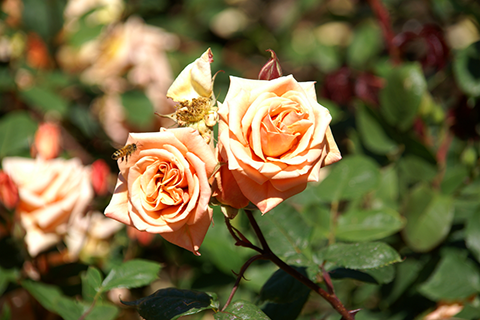
#> input picture ch05/rose.bmp, 480 x 320 px, found by its file name
$ python flip.py
#> lines starting #> are read from the running program, lines starting #| are printed output that depends on the picture
import sys
import numpy as np
import cv2
import matplotlib.pyplot as plt
src = cv2.imread('ch05/rose.bmp') # src.shape=(320, 480)
#> src is the input picture: shape (320, 480, 3); mean B, G, R 63.1, 103.6, 116.2
if src is None:
    print('Image load failed!')
    sys.exit()
dst1 = cv2.resize(src, (0, 0), fx=4, fy=4, interpolation=cv2.INTER_NEAREST)
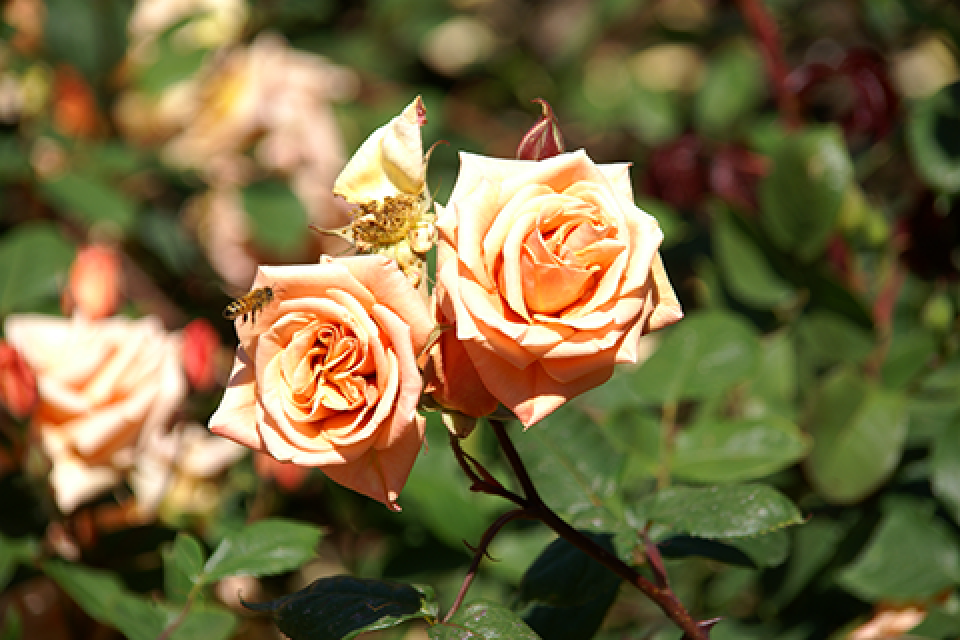
#> dst1: shape (1280, 1920, 3) (shown at 1/2 size); mean B, G, R 63.1, 103.6, 116.2
dst2 = cv2.resize(src, (1920, 1280))  # cv2.INTER_LINEAR
dst2 = cv2.flip(dst2, 1)
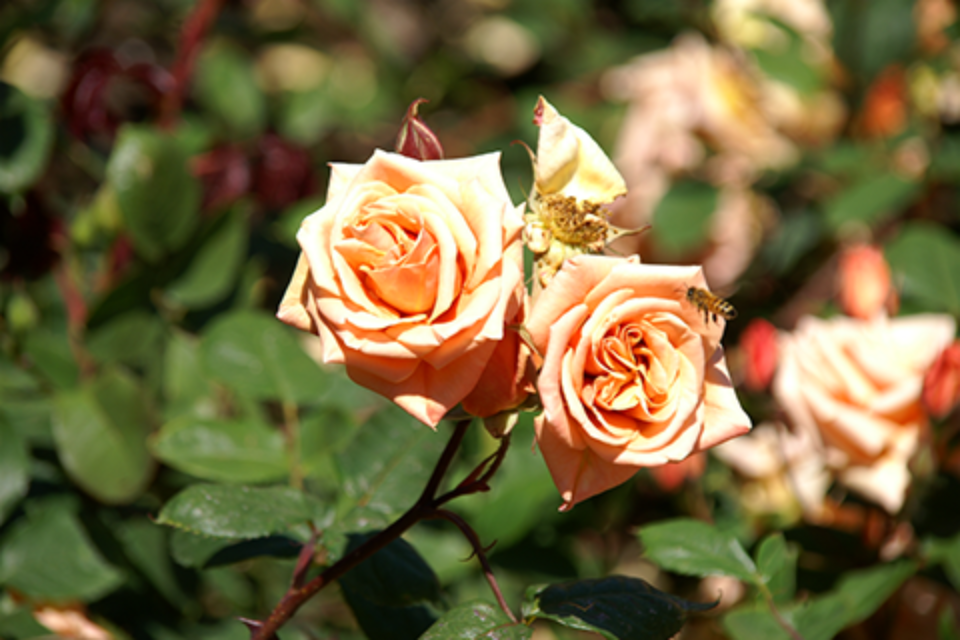
#> dst2: shape (1280, 1920, 3) (shown at 1/2 size); mean B, G, R 63, 103.5, 116.1
dst3 = cv2.resize(src, (1920, 1280), interpolation=cv2.INTER_CUBIC)
dst3 = cv2.flip(dst3, 0)
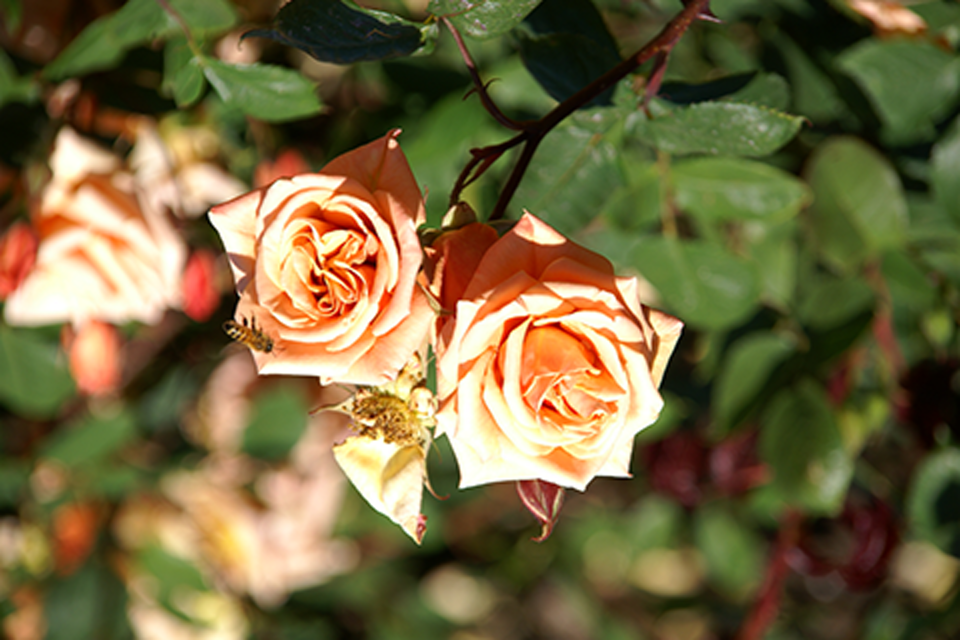
#> dst3: shape (1280, 1920, 3) (shown at 1/2 size); mean B, G, R 63.1, 103.5, 116.1
dst4 = cv2.resize(src, (1920, 1280), interpolation=cv2.INTER_LANCZOS4)
dst4 = cv2.flip(dst4, -1)
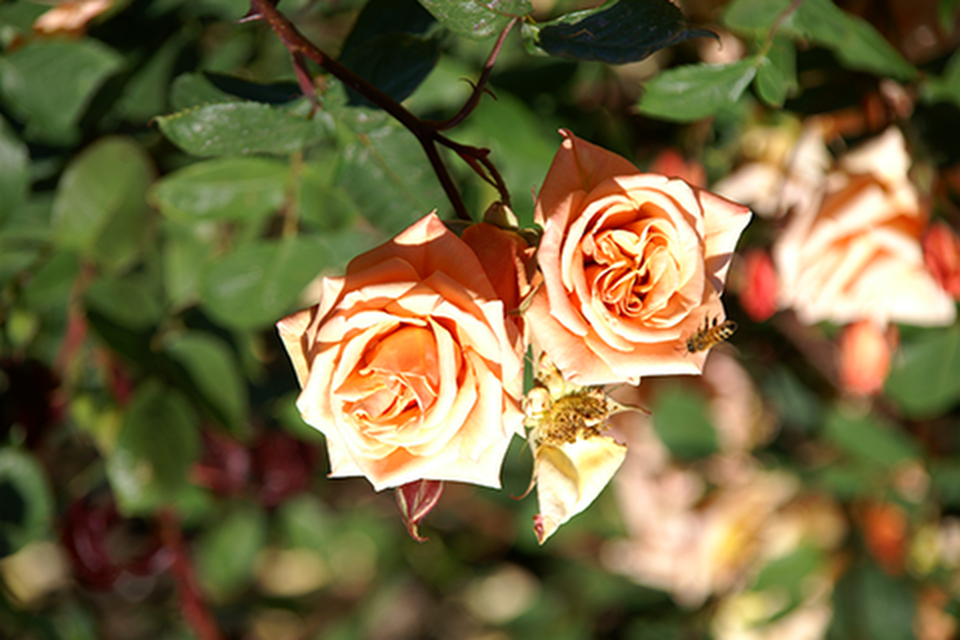
#> dst4: shape (1280, 1920, 3) (shown at 1/2 size); mean B, G, R 63.1, 103.5, 116.1
# [9 lines of commented-out code are left out]
src = cv2.cvtColor(src, cv2.COLOR_BGR2RGB)
dst1 = cv2.cvtColor(dst1, cv2.COLOR_BGR2RGB)
dst2 = cv2.cvtColor(dst2, cv2.COLOR_BGR2RGB)

dst3 = cv2.cvtColor(dst3, cv2.COLOR_BGR2RGB)

dst4 = cv2.cvtColor(dst4, cv2.COLOR_BGR2RGB)

plt.subplot(221), plt.axis('off'), plt.imshow(dst1, 'gray'), plt.title('dst1')
plt.subplot(222), plt.axis('off'), plt.imshow(dst2, 'gray'), plt.title('dst2')
plt.subplot(223), plt.axis('off'), plt.imshow(dst3, 'gray'), plt.title('dst3')
plt.subplot(224), plt.axis('off'), plt.imshow(dst4, 'gray'), plt.title('dst4')
plt.show()

$ run again, with ch05/cat.bmp copied over ch05/rose.bmp
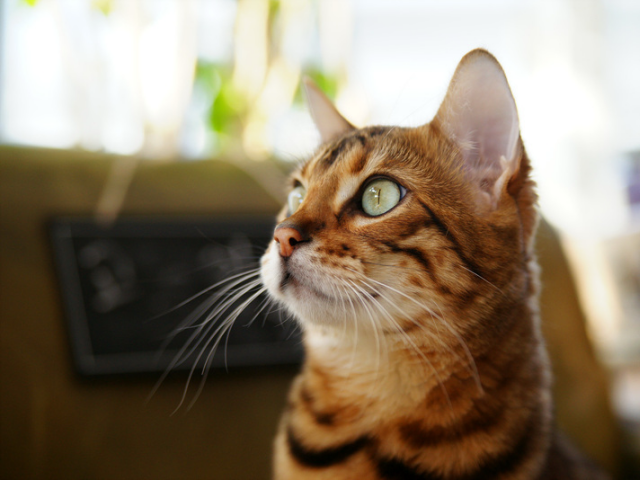
#> input picture ch05/cat.bmp, 640 x 480 px, found by its file name
#> src is the input picture: shape (480, 640, 3); mean B, G, R 104.5, 125.6, 140.8
#> `dst3 = cv2.flip(dst3, 0)`:
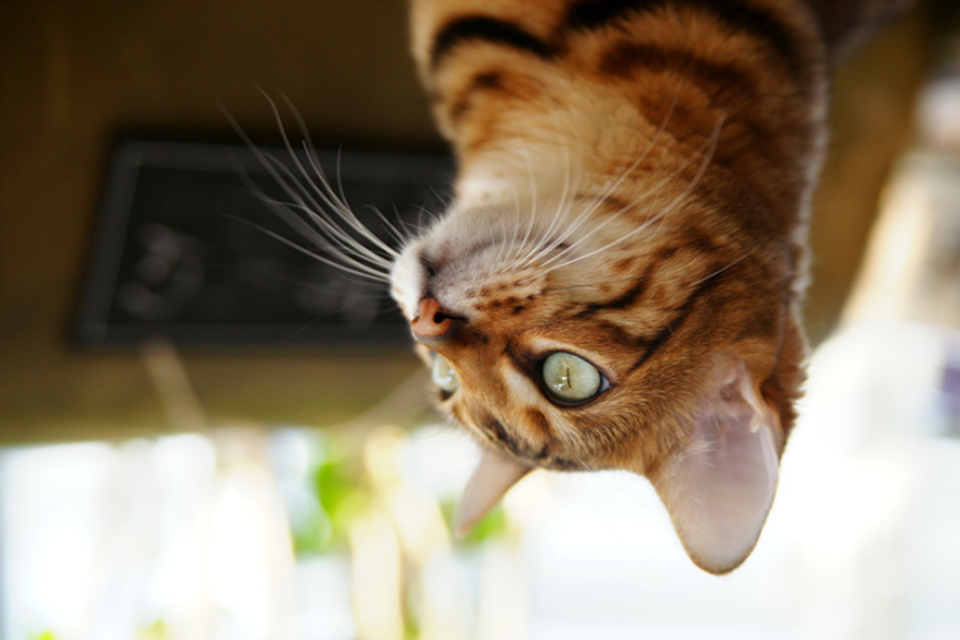
#> dst3: shape (1280, 1920, 3) (shown at 1/2 size); mean B, G, R 104.5, 125.6, 140.8
#> `dst4 = cv2.flip(dst4, -1)`:
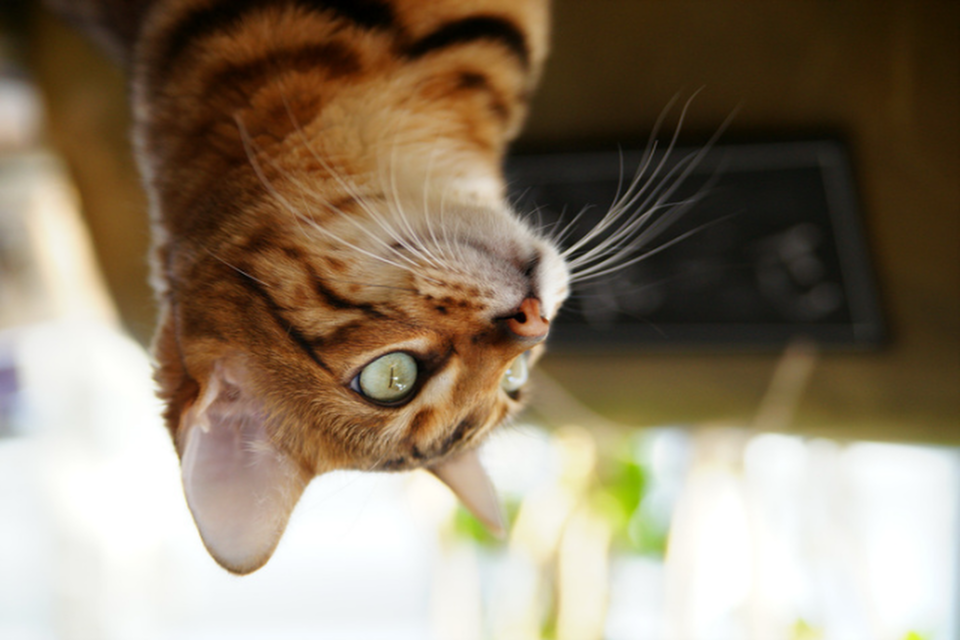
#> dst4: shape (1280, 1920, 3) (shown at 1/2 size); mean B, G, R 104.5, 125.6, 140.7

$ run again, with ch05/tekapo.bmp copied over ch05/rose.bmp
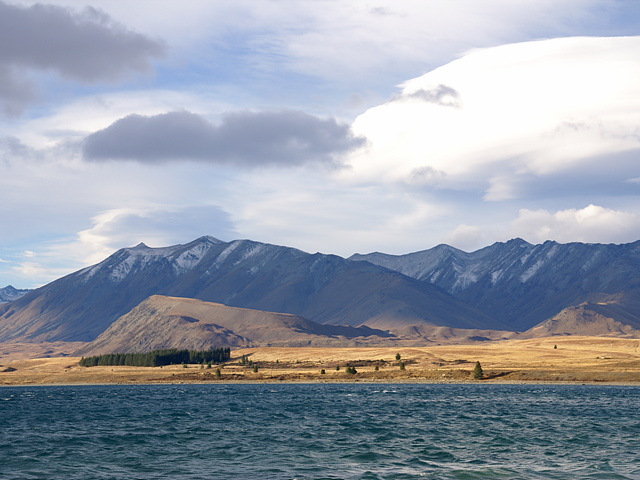
#> input picture ch05/tekapo.bmp, 640 x 480 px, found by its file name
#> src is the input picture: shape (480, 640, 3); mean B, G, R 169.8, 157.4, 149.7
#> `dst3 = cv2.flip(dst3, 0)`:
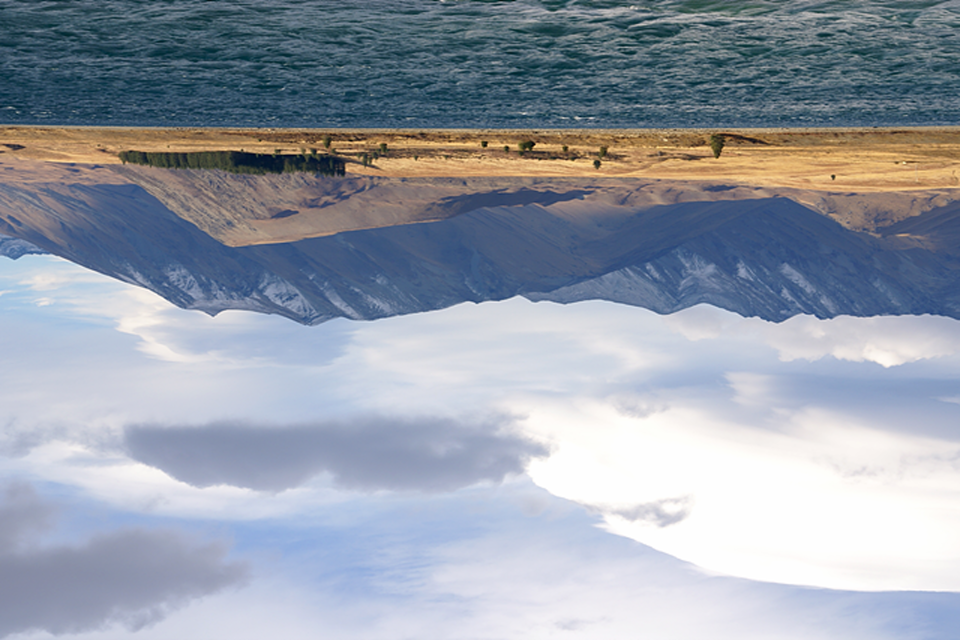
#> dst3: shape (1280, 1920, 3) (shown at 1/2 size); mean B, G, R 169.8, 157.3, 149.7
#> `dst4 = cv2.flip(dst4, -1)`:
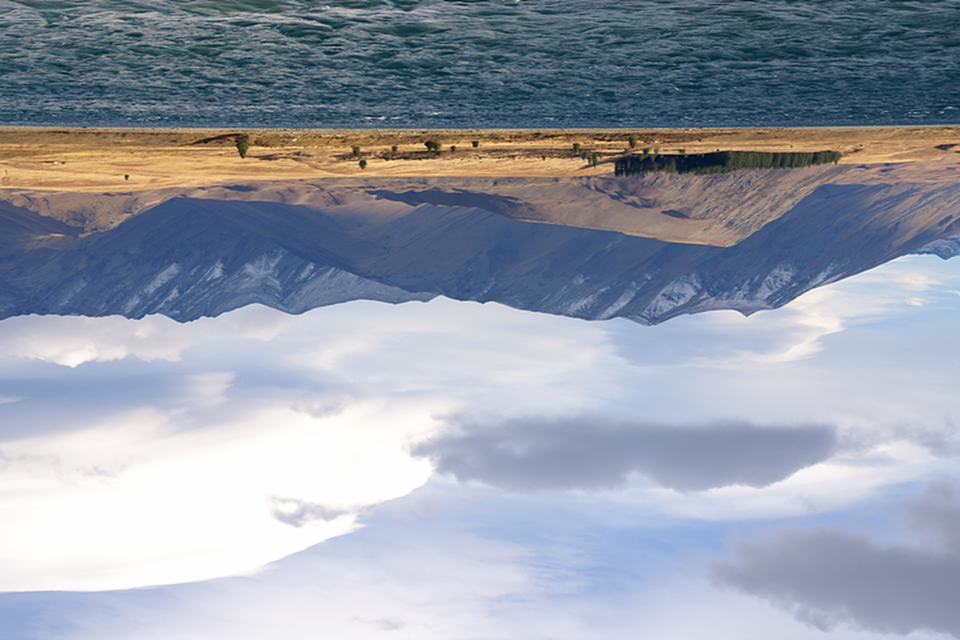
#> dst4: shape (1280, 1920, 3) (shown at 1/2 size); mean B, G, R 169.8, 157.3, 149.6
